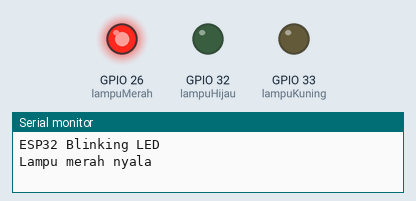
A program run on a simulated ESP32. On the bench: output pins drawn as LEDs (lit = HIGH), the last lines printed to the serial monitor.

Above: at 3.0 s.
At 8.5 s:
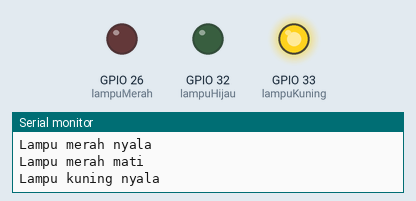
At 13.0 s:
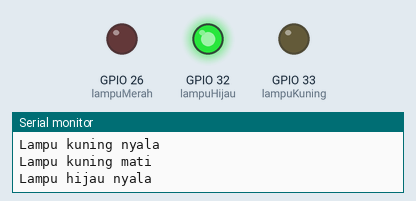
At 16.0 s:
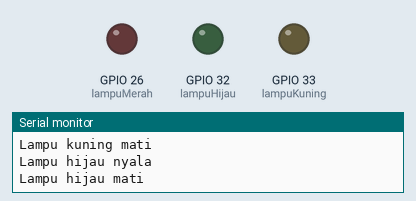
Timing chart, 0 to 22.1 s (numbered marks = the images above):
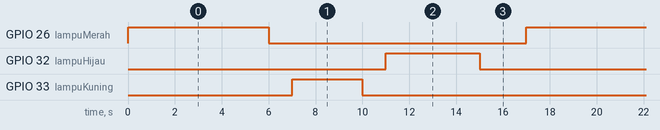

The program:

main.cpp
```cpp
#include <Arduino.h>

// Deklarasi pin LED
int lampuMerah = 26;
int lampuHijau  = 32;
int lampuKuning = 33;  // Tambahkan LED hijau (gunakan pin yang sesuai)

void setup() {
  Serial.begin(115200); // Inisialisasi komunikasi Serial
  Serial.println("ESP32 Blinking LED");

  // Atur pin sebagai OUTPUT
  pinMode(lampuMerah, OUTPUT);
  pinMode(lampuKuning, OUTPUT);
  pinMode(lampuHijau, OUTPUT);
}

void loop() {
  // Nyalakan lampu merah
  digitalWrite(lampuMerah, HIGH);
  Serial.println("Lampu merah nyala");
  delay(6000); // Tunggu 6 detik

  //matikan lampu merah
  digitalWrite(lampuMerah, LOW);
  Serial.println("Lampu merah mati");
  delay(1000); // Tunggu 1 detik

  // Nyalakan lampu kuning
  digitalWrite(lampuKuning, HIGH);
  Serial.println("Lampu kuning nyala");
  delay(3000); // Tunggu 3 detik

  //matikan lampu kuning
  digitalWrite(lampuKuning, LOW);
  Serial.println("Lampu kuning mati");
  delay(1000); // Tunggu 1 detik

  // Nyalakan lampu Hijau
  digitalWrite(lampuHijau, HIGH);
  Serial.println("Lampu hijau nyala");
  delay(4000); // Tunggu 4 detik

  //matikan lampu hijau
  digitalWrite(lampuHijau, LOW);
  Serial.println("Lampu hijau mati");

 delay(2000); // Tunggu 2 detik sebelum mengulang
}
```

Measured:
- by itself, GPIO 26 (lampuMerah): alternates HIGH for 6.0 s and LOW for 11.0 s
- by itself, GPIO 32 (lampuHijau): alternates HIGH for 4.0 s and LOW for 13.0 s
- by itself, GPIO 33 (lampuKuning): alternates HIGH for 3.0 s and LOW for 14.0 s
